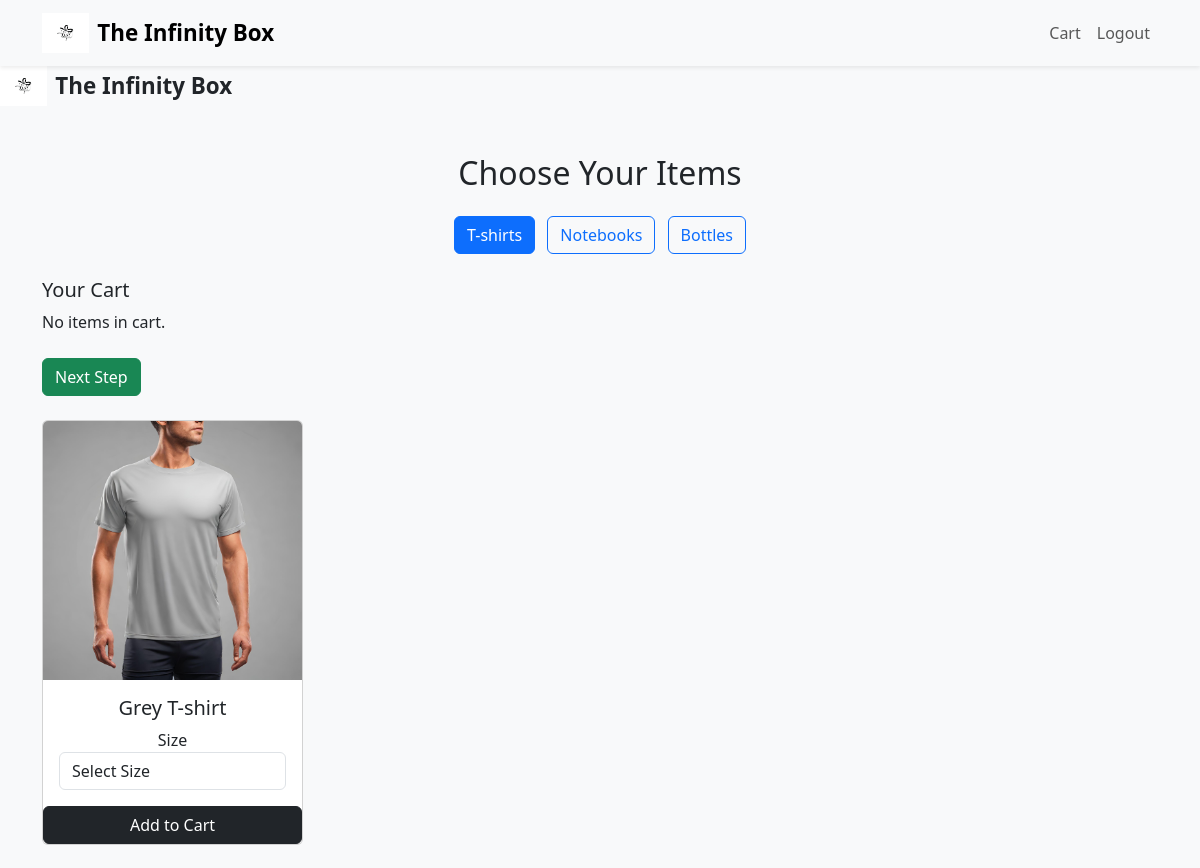
The app's page /products/custombox/choose_items/ (signed in, upper part), older data.
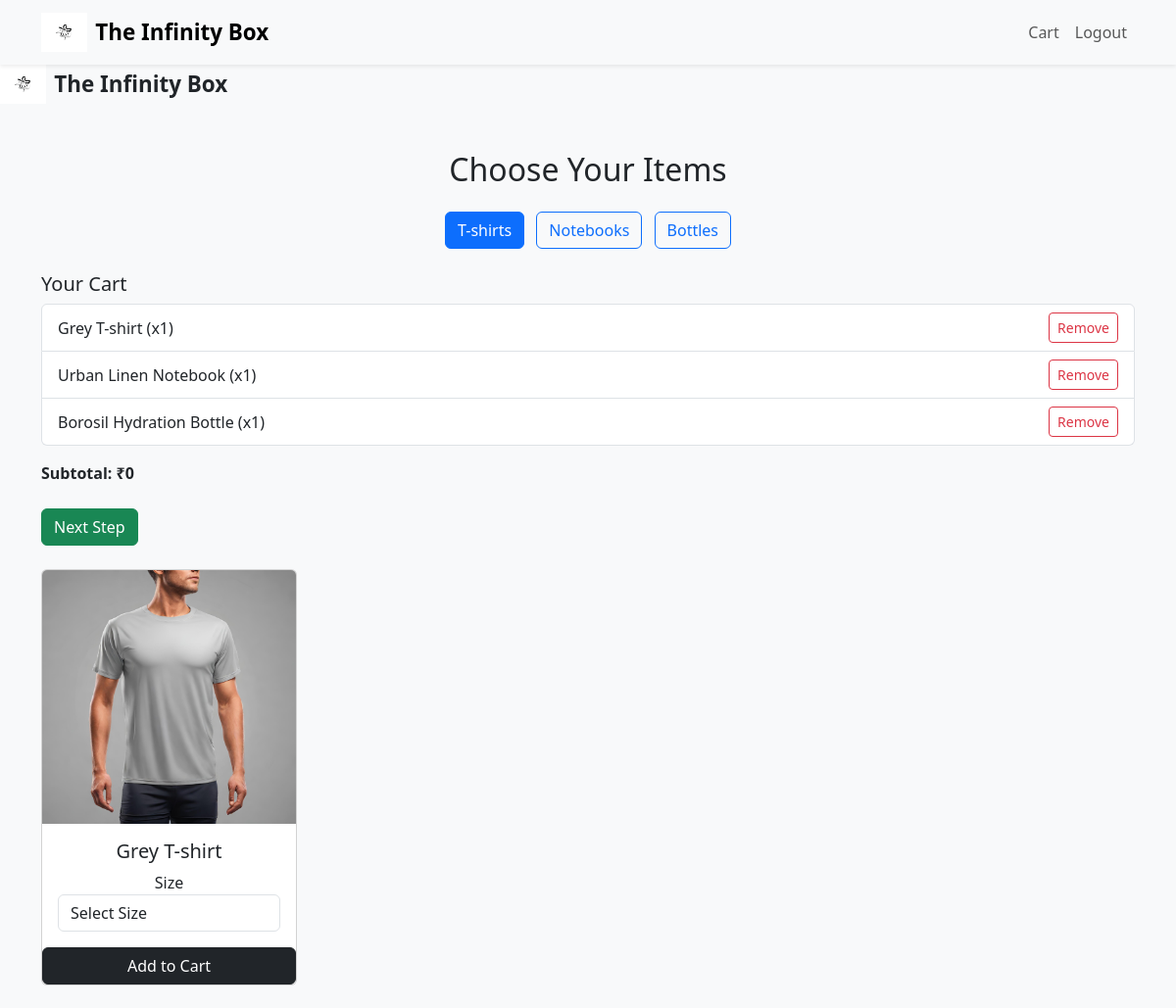
The same page, newer data.
### cart/models.py (models this page shows, shortened)
class CartItem(models.Model):
    user = models.ForeignKey(
        settings.AUTH_USER_MODEL,
        on_delete=models.CASCADE,
        related_name='cart_items',
        related_query_name='cart_item'
    )
    product = models.ForeignKey(
        Product,
        on_delete=models.CASCADE,
        related_name='cart_items',
        related_query_name='cart_item'
    )
    quantity = models.PositiveIntegerField(default=1)
    added_at = models.DateTimeField(auto_now_add=True)
    size = models.CharField(max_length=10, null=True, blank=True)  # <-- Add this
    def calc_subtotal(self):
        return self.quantity * self.product.price

### products/models.py (models this page shows, shortened)
class Product(models.Model):
    CATEGORY_CHOICES = [
        ('T-shirts', 'T-shirts'),
        ('Notebooks', 'Notebooks'),
        ('Bottles', 'Bottles'),
    ]
    name = models.CharField(max_length=200)
    description = models.TextField(blank=True)
    price = models.IntegerField(default=0)
    type = models.CharField(max_length=100, choices=[("T-shirts", "T-shirts"), ("Notebooks", "Notebooks"), ("Bottles", "Bottles")])
    image = models.ImageField(upload_to='products/')
    is_customizable = models.BooleanField(default=False)
    is_active = models.BooleanField(default=True)
    category = models.CharField(max_length=100)  # e.g., "T-shirts", "Notebooks"
    available = models.BooleanField(default=True)

### products/views.py (the view)
# urls.py: path('custombox/choose_items/', views.choose_items, name='choose_items'),
def choose_items(request):
    selected_category = request.GET.get('category', 'T-shirts')  # Default: T-shirts
    categories = ['T-shirts', 'Notebooks', 'Bottles']
    products = Product.objects.filter(type=selected_category)
    cart_items = CartItem.objects.filter(user=request.user)
    cart_total = sum(item.calc_subtotal() for item in cart_items)
    return render(request, 'products/choose_items.html', {
        'products': products,
        'cart_items': cart_items,
        'cart_total': cart_total,
        'categories': categories,
        'selected_category': selected_category,
    })

### products/templates/products/choose_items.html (shortened to what this page needs)
{% extends 'base.html' %}
{% load static %}
{% block content %}
<div class="container mt-5">
  <h2 class="text-center mb-4">Choose Your Items</h2>
  <div class="text-center mb-4">
    {% for category in categories %}
      <button class="btn btn-outline-primary mx-1 filter-btn" data-category="{{ category }}">{{ category }}</button>
    {% endfor %}
  </div>
  <div class="mb-4">
  <h5>Your Cart</h5>
  {% if cart_items %}
    <ul class="list-group">
      {% for item in cart_items %}
        <li class="list-group-item d-flex justify-content-between align-items-center">
          <div>
            {{ item.product.name }} (x{{ item.quantity }})
          </div>
          <form action="{% url 'products:remove_from_cart' item.id %}" method="post" style="margin: 0;">
            <button type="submit" class="btn btn-sm btn-outline-danger">Remove</button>
          </form>
        </li>
      {% endfor %}
    </ul>
    <p class="mt-3"><strong>Subtotal: ₹{{ cart_total }}</strong></p>
  {% else %}
    <p>No items in cart.</p>
  {% endif %}
  <a href="{% url 'products:magic_created' %}" class="btn btn-success mt-2">Next Step</a>
</div>
      <div id="products" class="row">
        <div class="col-md-3 mb-4 product-card" data-category="T-shirts">
          <div class="card h-100">
            <img src="/media/products/T-shirts1.jpeg" class="card-img-top" alt="Grey T-shirt">
            <div class="card-body text-center">
              <h5 class="card-title">Grey T-shirt</h5>
              <form method="post" action="{% url 'products:add_to_cart' 14 %}">
                <label for="size-14">Size</label>
                  <select name="size" id="size-14" class="form-control" required>
                    <option value="">Select Size</option>
                  </select>
                </div>
                <button type="submit" class="btn btn-dark">Add to Cart</button>
            </div>
          </div>
        </div>
        </div>
{% endblock %}

Row changes from the older to the newer data that the page shows:
added CartItem: product.name "Grey T-shirt", quantity "1"
added CartItem: product.name "Urban Linen Notebook", quantity "1"
added CartItem: product.name "Borosil Hydration Bottle", quantity "1"
Text that changed along with them:
{{ cart_total }}: (not shown) → "0"
text no longer shown: "No items in cart."
text now shown: "Subtotal: ₹"
